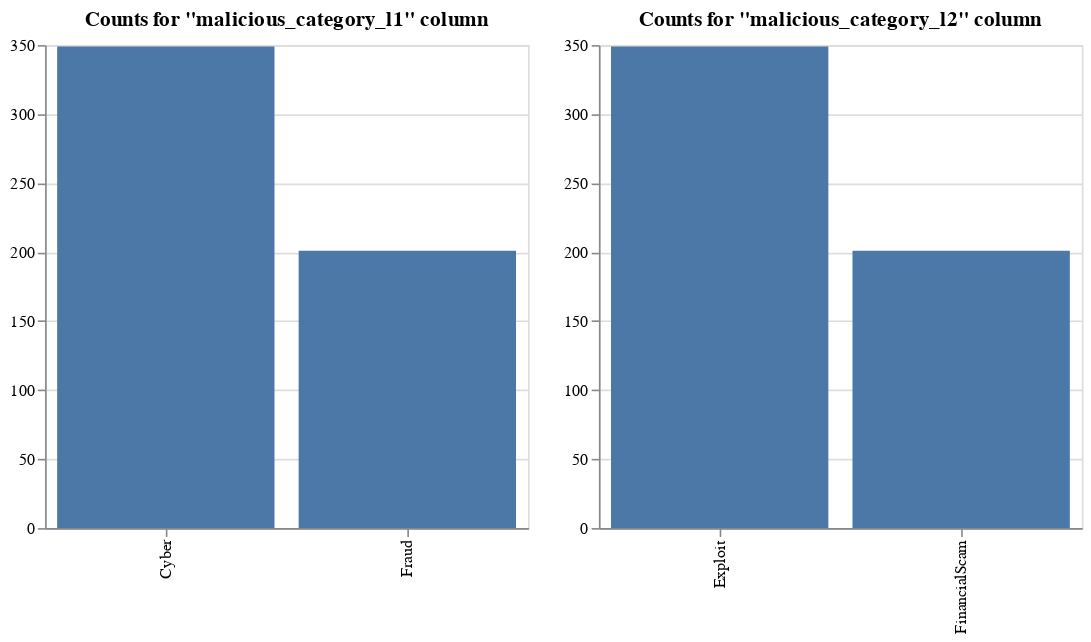

The notebook cell this image was saved under:
### Markdown cell above
We'll start with a simple barplot representing counts of different categories within the features.

### Code cell
plot_category_counts(df, "malicious_category_l1", "malicious_category_l2")

### Figure 1 — Vega-Lite specification as saved in the notebook (floating-point values rounded to 4 significant figures)
{"config": {"view": {"continuousWidth": 300, "continuousHeight": 300}}, "hconcat": [{"data": {"name": "data-7b005e770bf8478d9f5cdf6216dbcfeb"}, "mark": {"type": "bar"}, "encoding": {"tooltip": [{"field": "malicious_category_l1", "title": "Category", "type": "nominal"}, {"field": "count", "title": "Count", "type": "quantitative"}], "x": {"field": "malicious_category_l1", "sort": {"field": "count", "order": "descending"}, "title": null, "type": "nominal"}, "y": {"field": "count", "title": null, "type": "quantitative"}}, "height": 300, "title": "Counts for \"malicious_category_l1\" column", "width": 300}, {"data": {"name": "data-72c36f7c772ae8021b86a59adf8edad2"}, "mark": {"type": "bar"}, "encoding": {"tooltip": [{"field": "malicious_category_l2", "title": "Category", "type": "nominal"}, {"field": "count", "title": "Count", "type": "quantitative"}], "x": {"field": "malicious_category_l2", "sort": {"field": "count", "order": "descending"}, "title": null, "type": "nominal"}, "y": {"field": "count", "title": null, "type": "quantitative"}}, "height": 300, "title": "Counts for \"malicious_category_l2\" column", "width": 300}], "resolve": {"scale": {"y": "independent"}}, "$schema": "https://vega.github.io/schema/vega-lite/v5.20.1.json", "datasets": {"data-7b005e770bf8478d9f5cdf6216dbcfeb": [{"malicious_category_l1": "Cyber", "count": 349}, {"malicious_category_l1": "Fraud", "count": 201}], "data-72c36f7c772ae8021b86a59adf8edad2": [{"malicious_category_l2": "Exploit", "count": 349}, {"malicious_category_l2": "FinancialScam", "count": 201}]}}
